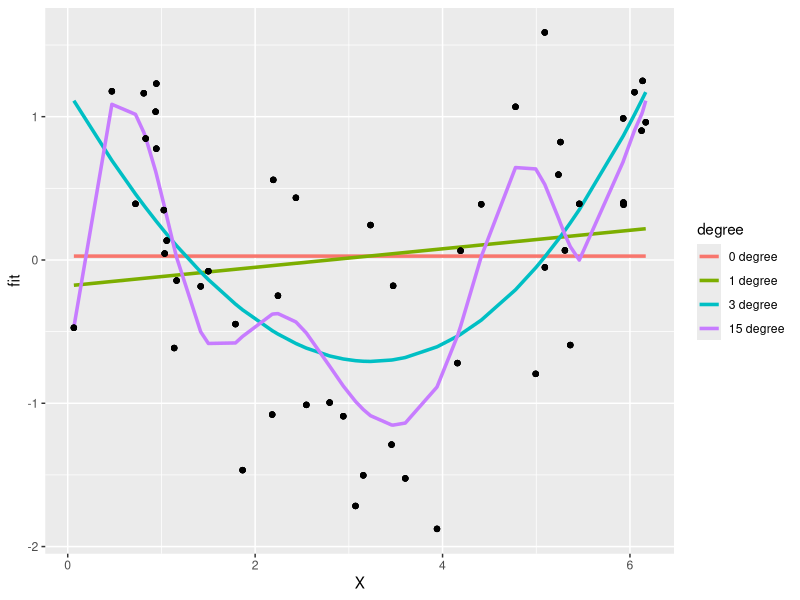
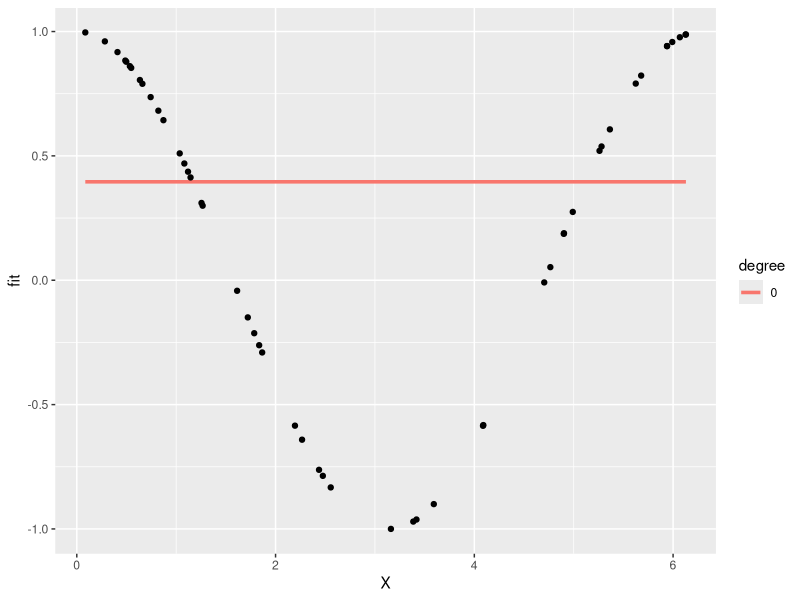
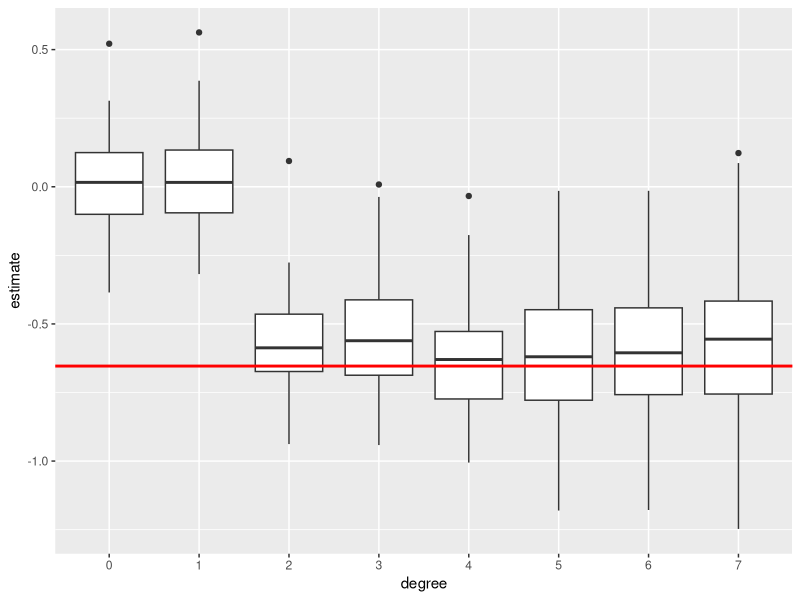
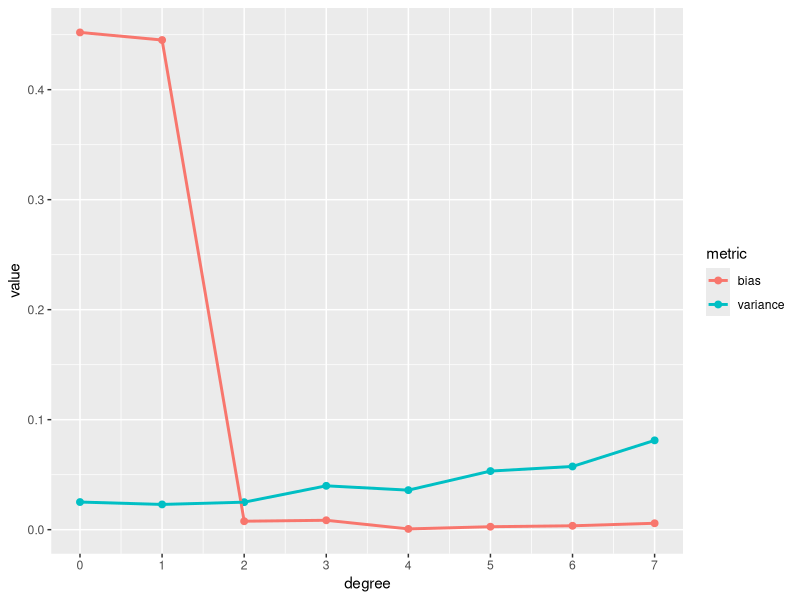

Reproduce these figures in R, in order. (Note: a time limit stopped this script after it produced the figures.)
# install.packages("ggplot2")
# install.packages("tidyr")
# install.packages("dplyr")
library(ggplot2)
library(tidyr)
library(dplyr)
############################## TASK 3,4,5,6 ####################################
'3. Как отобрать переменные для линейной модели на основании результатов 
Lasso регрессии? Кратко описать алгоритм.'

'Цель: отбор важных регрессоров.
1. Для начала необходимо задать выборку данных, на основе которых будет 
построена модель. Определяется зависимая переменная Y и объясняющие
переменные X (обычно при применении этого метода, объясняющих переменных 
достаточно много и может наблюдаться мультиколлинеарность)
2. Далее строится линейная регрессия (𝑌 = 𝑋 * ß + Ɛ), из которой с помощью
метода LASSO получаем оценки коэффициентов ß (добавляем ограничение в задачу,
теперь мы минимизируем не только RSS как в OLS, но и новое слагаемое 
лямбда*(сумма модулей бэт - штраф за количество
переменных, предотвращающий переобучение)).
3. LASSO зануляет незначимые или малозначимые коэффициенты ß, так как
минимизирует сумму модулей оценок коэффициентов (регуляризация
L1), умноженную на параметр регуляризации.
4. Таким образом, с помощью LASSO - регрессии происходит отбор
переменных для линейной модели (выбрасываются те, в которых занулились ß).
В модели остаются только значимые объясняющие переменные и их совокупное 
число уменьшается.'

'4. Как отобрать переменные для линейной модели на основании результатов
Ridge регрессии? Кратко описать алгоритм.'

'Цель: уменьшение влияния неважных регрессоров без потери доли объясненной 
дисперсии или оценка влияния большого количества факторов с небольшим эффектом.
Следует отметить, что в результате корректировки оценок параметров модели при 
использовании гребневой регрессии они никогда не принимают нулевых значений, 
поэтому гребневая регрессия не является методом отбора переменных. С её помощью
производится корректировка оценок параметров регрессионной модели с целью 
повышения её устойчивости, снижающейся из-за корреляции признаков набора 
данных.1
Алгоритм использования Ridge-регрессии аналогичен, за исключением вида
регуляризации.
1. Для начала необходимо задать выборку данных, на основе которых будет 
построена модель. Определяется зависимая переменная Y и объясняющие 
переменные X (обычно при применении этого метода, объясняющих переменных 
достаточно много и может наблюдаться мультиколлинеарность)
2. Далее строится линейная регрессия (𝑌 = 𝑋 * ß + Ɛ), из которой с помощью
метода RIDGE получаем оценки коэффициентов ß (добавляем ограничение в задачу,
теперь мы минимизируем не только RSS как в OLS, но и новое слагаемое 
лямбда*(сумма квадратов бэт - штраф за количество переменных, предотвращающий 
переобучение)).
3. RIDGE уменьшает, но не зануляет, коэффициенты ß (стремятся к нулю) для 
наименее значимых переменных, так как минимизирует сумму квадратов оценок 
коэффициентов (регуляризация L2), умноженную на параметр регуляризации.
4. Таким образом, с помощью RIDGE - регрессии не происходит отбор переменных
для линейной модели, но уменьшается влияние незначимых факторов, повышается 
устойчивость модели.
  1 URL: https://loginom.ru/blog/feature-selection, 19.09.22
 
Гребневая регрессия лучше подходит в ситуации, когда мы хотим сделать 
приоритетными большое количество переменных, каждая из которых имеет 
небольшой эффект. Если в модели требуется учитывать несколько переменных, 
каждая из которых имеет средний или большой эффект, лучшим выбором 
будет Lasso.2'

'5. Найти значение обозначений "L1"и "L2"в функциях потерь, описать его с
использованием формул своими словами. Доказать (или опровергните) 
существование L0.'

'По своей сути L1 и L2 - это две разновидности функции потерь, возникающих
при неправильном принятии решений на основе наблюдаемых данных.
L1 - Функция потерь с абсолютными отклонениями (наименьшая ошибка в абсолютном 
значении). Функция потерь с абсолютными отклонениями (регуляризация L1) 
оценивает абсолютную разницу между истинным значением оцениваемого параметра 
и его оценкой (сумма модулей) (оценка относительно медианы). Этот вариант 
предпочтителен в случае, когда исследовательский вопрос требует, чтобы
относительно оценки 50% наблюдений лежало в левой части распределения и 50% 
в правой.
L2 - Функция потерь с наименьшими квадратами. А функция наименьших квадратов 
(регуляризация L1) оценивает квадратичную разницу между истинным значением
оцениваемого параметра и его оценкой (сумма квадратов) (оценка относительно 
среднего). Этот вариант лучше, если исследуются нормально распределенные
величины и ошибка небольшая.
Что касается L0, она будет равна 1 умножить на количество параметров
Lp=sum(|e|)^p
Самая главная проблема не в том, что она не зависит от ошибки'

'6. Какая модель даёт наилучший прогноз в точке X=4? X = 0?
Можно ли на основании ответов на эти вопросы выбрать в целом модель наилучшего 
качества и почему?'

'Для X = 4 и для X = 0 наилучший прогноз дает полиномиальная модель 3
степени, поскольку значение косинуса при X = 4 равно примерно -0.65, а 
при X = 0 равно 1. В данной модели прогнозы являются ближайшими к действительным
значениям (-0.58 и 1.18 соответственно).
Основываясь только на том, что в точках X=4 и X=0, третья модель дала наилучшие
результаты, некорректно принимать полиномиальную модель третьей степени за 
наилучшую, так как мы не имеем представления об отклонении оценок данной модели 
от истинного значения в остальных точках, а величина X является непрерывной 
(в других дискретных точках отклонение оценки модели 3 может быть больше 
отклонения оценок других моделей). Более корректным было бы сравнение моделей 
с использованием среднеквадратического отклонения или в идеале минимизации 
суммы квадратов остатков. Точность прогноза в конкретной точке не может говорить
о высокой точности модели в целом.'

################################################################################
###### 1. Basic idea ###########################################################
################################################################################

# fix random number generator state for results replication
set.seed(2)

# generate ordered vector: X
X = sort(runif(min=0, max=2*pi, n=50))

# generate actual y: y = cos(x)
y_true = cos(X)

# generate y observable for researcher: y_obs = actual y + epsilon, 
# let's say epsilon~N(0, 0.6^2)
epsilon = rnorm(n=50, mean=0, sd=0.6)
y_obs = y_true + epsilon

# create dataset
df = data.frame(cbind(X, y_obs, y_true))
head(df)

#train model with different polynomial degrees
model_0 = lm(y_obs ~ 1, data=df) # y = a
model_1 = lm(y_obs ~ poly(X, degree=1, raw=TRUE), data=df)# y = a + b*x
model_3 = lm(y_obs ~ poly(X, degree=3, raw=TRUE), data=df)# y = a + b*x + c*x^2 + d*x^3
model_15 = lm(y_obs ~ poly(X, degree=15, raw=TRUE), data=df)# y = a + b*x + ... + n * x^14 + o*x^15

# bring all data together (X, actual y, observable y, and models predictions) together
df1 = data.frame(X, y_true, y_obs,
                  model_0$fitted.values, 
                  model_1$fitted.values, 
                  model_3$fitted.values, 
                  model_15$fitted.values)
           
# change column names
colnames(df1) = c('X', 'true', 'observable', '0 degree', '1 degree', '3 degree', '15 degree')
head(df1)

# transform data from wide to long format for plot
# example: http://www.cookbook-r.com/Manipulating_data/Converting_data_between_wide_and_long_format/#tidyr
df2 = gather(df1, "degree", "fit", c('0 degree', '1 degree', '3 degree', '15 degree'), factor_key=T)
head(df2)

# look at predictions with different polynomial degrees
# points - actual values of y
# overfitting? underfitting?
ggplot(aes(y=fit, x=X, color=degree), data=df2) + 
  geom_line(size=1.2) + geom_point(aes(y=observable, x=X), color='black') # + theme_void()

# calculate model residuals
df2['residual'] = df2['true'] - df2['fit']

# why it's invalid approach for optimal degree choice?
df2 %>% 
  group_by(degree) %>% 
    summarise(mean=mean(residual), var=var(residual))

# let's get predictions for X = 4
predict(model_0, data.frame(X=4))
predict(model_1, data.frame(X=4))
predict(model_3, data.frame(X=4))
predict(model_15, data.frame(X=4))
# true value = ?
# cos(4) = -0.6536436

######################## Task 7 ################################################

#Оценим модель вида y = a + bx + cx2 и посчитаем сумму квадратов ошибок этой модели
model_2 = lm(y_obs ~ poly(X, degree=2, raw=TRUE), data=df)# y = a + b*x + c*x^2
df3 = data.frame(X, y_true, y_obs,
                 model_2$fitted.values)
colnames(df3) = c('X', 'true', 'observable', 'fit')
head(df3)
df3['residual^2'] = (df3['true'] - df3['fit'])^2  
sum(df3['residual^2'])



################################################################################
###### 2. Bias & variance estimation############################################
################################################################################

'8. Ящичковая диаграмма показывает распределение прогнозных значений моделей,
оценённых на разных входных данных в точке X=4. При какой степени многочлена 
модель имеет наибольший разброс прогнозных значений? Как мы это определили?'

' Основываясь на ящичковой диаграмме, построенной для полиномиальных моделей 
различных степеней, можно сказать что наибольший разброс прогнозных значений в
модели с наибольшей степенью 7. Это можно определить по длине “усов” на 
графике:'

library(ggplot2)
library(tidyr)
library(dplyr)

# data generation process
get_data = function(n=n_obs){
  X = sort(runif(min=X_min, max=X_max, n=n))
  y_true = cos(X)
  epsilon = rnorm(n=n, mean=0, sd=sigma)
  y_obs = y_true + epsilon
  df = data.frame(cbind(X, y_obs, y_true))
  return(df)
}

# function to create plot 
predict_plot_data = function(df, max_deg=max_degree){
  pred_plot = df
  for (degree in seq(from=0, to=max_deg, by=1)){
    if (degree==0){
      model = lm(y_obs ~ 1, data=df)
      pred_plot[toString(degree)] <- model$fitted.values
    }
    else{
      model = lm(y_obs ~ poly(X, degree=degree, raw=TRUE), data=df)
      pred_plot[toString(degree)] <- model$fitted.values
    }
  }
  pred_plot = gather(pred_plot, "degree", "fit", "0":toString(max_deg), factor_key=F)
  pred_plot$degree = as.numeric(pred_plot$degree)
  return(pred_plot)
}


# create function to get predictions in the point
predict_data = function(df, X_pred, max_deg=max_degree){
  predictions = data.frame()
  for (degree in seq(from=0, to=max_deg, by=1)){
    if (degree==0){
      model = lm(y_obs ~ 1, data=df)
      predictions[1, toString(degree)] <- predict(model, data.frame(X=X_pred))
    }
    else{
      model = lm(y_obs ~ poly(X, degree=degree, raw=TRUE), data=df)
      predictions[1, toString(degree)] <- predict(model, data.frame(X=X_pred))
    }
  }
  return(predictions)
}

# input parameters: try to change!
n_obs = 50
X_min = 0
X_max = 2*pi
sigma = 0.8
max_degree = 7

######################## Script for plot replication############################
# generate data
df = get_data()
head(df)

# create plot
df_plot = predict_plot_data(df)
df_plot = df_plot %>% dplyr::filter(degree %in% c(0))
df_plot$degree = as.factor(df_plot$degree)

ggplot(aes(y=fit, x=X, color=degree), data=df_plot) + 
  geom_line(size=1.2) + geom_point(aes(y=y_true, x=X), color='black')


######################## Script for bias&variance estimation####################
X_pred = 4
predictions_all = data.frame()
for (i in seq(1, 100, 1)){
    df_tmp = get_data()
    pred_tmp = predict_data(df_tmp, X_pred)
    predictions_all = rbind(predictions_all, pred_tmp)
}
head(predictions_all)

predictions_long = gather(predictions_all, 'degree', 'estimate')
predictions_long$degree = as.factor(as.numeric(predictions_long$degree))

ggplot(aes(group=degree, x=degree, y=estimate), data=predictions_long) + 
  geom_boxplot() + 
  geom_hline(yintercept=cos(X_pred), color='red', size=1)


# mean squared error
my_mse = function(true, predict){
  mean((predict - true) ^ 2)}
# bias
my_bias = function(predict, true){
  (mean(predict) - true)^2}
# variance
my_var = function(predict){
  mean((predict - mean(predict)) ^ 2)}

mse = apply(X=predictions_all, MARGIN=2, FUN=my_mse, true=cos(X_pred))
bias = apply(X=predictions_all, MARGIN=2, FUN=my_bias, true=cos(X_pred))
variance = apply(X=predictions_all, MARGIN=2, FUN=my_var)

bias_variance = data.frame(cbind(bias, variance))
bias_variance$degree = seq(0, max_degree, 1)

bias_variance = gather(bias_variance, 'metric', 'value', 'bias':'variance')
ggplot(aes(x=degree, color=metric), data=bias_variance) + 
  geom_point(aes(y=value), size=2) + 
    geom_line(aes(y=value), size=1) + 
      scale_x_continuous(breaks=c(seq(0, max_degree, 1)))

######################## Task 9 #############################################

'9. Найти такую точку на исследуемом промежутке X, в которой у модели типа 
y = a будет отсутствовать систематическое смещение прогнозов. Кратко пояснить,
как мы нашли эту точку.'
# Функция для расчета систематического смещения прогноза 
# (мат ожидание от отклонения прогнозного значения от истинного)
my_bias = function(predict, true){
  (mean(true - predict))}

# Создадим пустой фрейм и определим первое значение необходимой переменной j
predictions_all = data.frame()
j = 1

# Создадим пустой массив, который будет заполняться значениями систематических 
# смещений прогноза для каждой из точек последовательности 
bias = array()
x = 0

# Для устранения недостатка создадим цикл в цикле, который позволяет рассчитать 
# систематические смещения прогноза для x, заданного в интервале,
# и при обучении на 100 выборках

for (x in seq(0, 2*pi, 0.001)){
  for (i in seq(1, 100, 1)){
    df_tmp = get_data()
    pred_tmp = predict_data(df_tmp, x, max_deg=0)
    predictions_all = rbind(predictions_all, pred_tmp)
  }
  bias[j] = apply(X=predictions_all, MARGIN=2, FUN=my_bias, true=cos(x))
  j = j+1
  predictions_all = data.frame()
  if (abs(bias[j-1]) <= 0.001) break
}

# Минимальное систематическое смещение прогноза равно:
print(min(abs(bias)))

#При каком X выбранном с точностью до тысячных достигается минимальное
# систематическое смещение прогноза
index = which(abs(bias) == min(abs(bias)))
a = 0+0.001*index
print(a)

'Для нахождения точки, в которой будет отсутствовать систематическое смещение 
прогнозов, мы воспользовались перебором значений X с точностью до тысячных. Мы 
включили в алгоритм обучения модели внешний цикл, который осуществляет перебор 
значений X. Также мы задали массив для хранения значений смещений. Далее, в ходе
цикла мы задали параметр степени полинома как равный нулю и по окончании каждых
100 итераций рассчитывали значение смещения для каждого X.
По итогам прохождения внешнего цикла или же при его прерывании, когда значение
смещения было близким к 0, мы получаем само значение смещения, а также значение
X, при котором было получено смещение. В результате, мы получили значение X 
равное 1.572.
Стоит заметить, что 1.572 является округлением числа ㄫ/2, значение Y
теоретического в котором равно 0. Поскольку значение смещения равное 0 не 
удается получить даже при точности до одной миллионной, можно сделать 
предположение, что 0 достигается именно в точке ㄫ/2, а оно является 
иррациональным и количество знаков после запятой у него бесконечно.'

######################## Task 10 #############################################

'10. Предыдущий пункт иллюстрирует, что показатели смещения и разброса, 
рассчитанные в скрипте, зависят от точки, в которой они определяются. 
Преобразовать скрипт, чтобы устранить этот недостаток.'

'Для того, чтобы показания смещения и разброса не зависели от точки, в которой
они определяются, их можно рассчитать для всех точек, которые заданы в выборке. 
Для этого мы изменили алгоритм обучения модели, добавив внешний цикл для того, 
чтобы модель обучалась на всех X из выборки.
Для показателей смещения мы изменили входные данные функции, в нашем коде
теоретическое значение Y рассчитывается внутри функции, а на вход подаются
все значения X в выборке. В итоге мы получаем общий показатель смещения для
каждой из моделей.
Что касается показателей разброса, по ним также теперь посчитано значение, 
основываясь на прогнозах для каждого значения X в выборке.'

# P.S. Если необходимо посчитать смещения и разброс для некоторого определенного
# набора точек, можно воспользоваться следующим кодом:
X_pred = df$X

# bias
my_bias = function(predict, x){
  (mean(cos(x) - predict))
}

predictions_all = data.frame()

for (x in X_pred){
  for (i in seq(1, 100, 1)){
    df_tmp = get_data()
    pred_tmp = predict_data(df_tmp, x)
    predictions_all = rbind(predictions_all, pred_tmp)
  }
}

bias = apply(X=predictions_all, MARGIN=2, FUN=my_bias, x = X_pred)
bias

# variance
my_var = function(predict){
  mean((predict - mean(predict)) ^ 2)}

variance = apply(X=predictions_all, MARGIN=2, FUN=my_var)
variance
